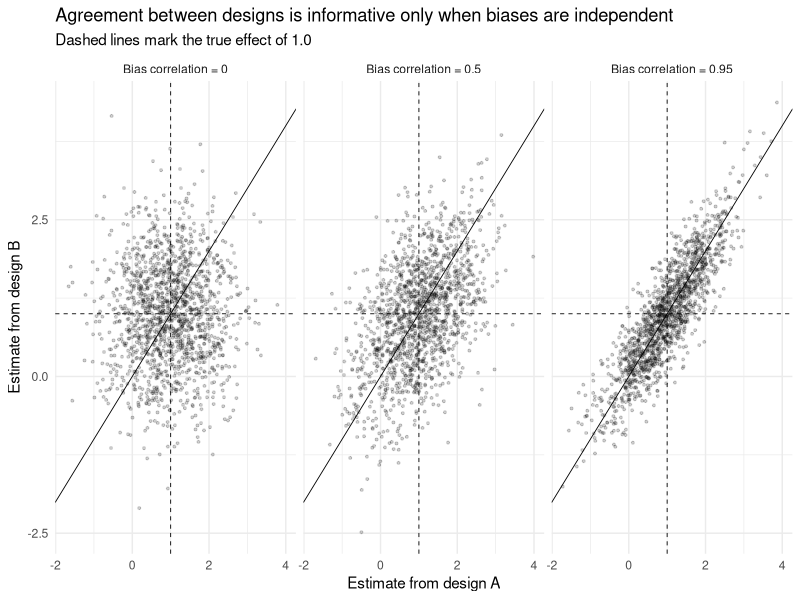

Write the R code that produced this figure.
## ---- chunk 1
#| echo: true
#| message: false
#| warning: false
#| label: fig-ce-agreement
#| fig-cap: "How informative is agreement between two studies? Each panel shows 1,500 pairs of estimates from two biased designs. When the biases are independent (left), agreement near the truth is genuinely diagnostic. When the biases are highly correlated (right), the two designs agree almost perfectly with each other while both being wrong."

library(ggplot2)
set.seed(69)

simulate_pair <- function(n = 1500, truth = 1.0, bias_sd = 0.8,
                          noise_sd = 0.25, rho = 0) {
  # Two designs, each with its own bias draw; rho is the correlation of biases.
  z  <- rnorm(n)
  b1 <- bias_sd * z
  b2 <- bias_sd * (rho * z + sqrt(1 - rho^2) * rnorm(n))
  data.frame(
    est_A = truth + b1 + rnorm(n, 0, noise_sd),
    est_B = truth + b2 + rnorm(n, 0, noise_sd),
    rho   = paste0("Bias correlation = ", rho)
  )
}

pairs_df <- do.call(rbind, lapply(c(0, 0.5, 0.95), function(r)
  simulate_pair(rho = r)))

ggplot(pairs_df, aes(est_A, est_B)) +
  geom_point(alpha = 0.18, size = 0.7) +
  geom_abline(slope = 1, intercept = 0, linewidth = 0.3) +
  geom_hline(yintercept = 1, linetype = "dashed", linewidth = 0.3) +
  geom_vline(xintercept = 1, linetype = "dashed", linewidth = 0.3) +
  facet_wrap(~ rho) +
  labs(x = "Estimate from design A", y = "Estimate from design B",
       title = "Agreement between designs is informative only when biases are independent",
       subtitle = "Dashed lines mark the true effect of 1.0") +
  theme_minimal(base_size = 11)
## ---- chunk 2
#| echo: true
#| message: false
#| warning: false

diagnostic_value <- function(rho, tol_agree = 0.25, tol_truth = 0.35) {
  d <- simulate_pair(n = 40000, rho = rho)
  agree <- abs(d$est_A - d$est_B) < tol_agree
  both_right <- abs(d$est_A - 1) < tol_truth & abs(d$est_B - 1) < tol_truth
  p_given <- mean(both_right[agree])
  p_uncond <- mean(both_right)
  c(rho = rho,
    P_agree = mean(agree),
    P_right_given_agree = p_given,
    P_right_unconditional = p_uncond,
    lift = p_given / p_uncond)
}

round(t(sapply(c(0, 0.5, 0.95), diagnostic_value)), 3)
## ---- chunk 3
#| echo: true
#| message: false
#| warning: false

set.seed(690)

# Five correlated academic outcomes; only the first two carry a true effect.
n <- 2500
treat  <- rbinom(n, 1, 0.5)
common <- rnorm(n)
true_effects <- c(GPA = 0.10, OnTime = 0.09, Major = 0, Credits = 0, Retention = 0)

Y <- sapply(true_effects, function(te)
  te * treat + 0.7 * common + rnorm(n, 0, 1))

pvals <- apply(Y, 2, function(y) coef(summary(lm(y ~ treat)))["treat", 4])

data.frame(
  outcome    = names(pvals),
  p_raw      = round(pvals, 4),
  p_holm     = round(p.adjust(pvals, "holm"), 4),
  p_bh_fdr   = round(p.adjust(pvals, "BH"), 4),
  truth      = ifelse(true_effects > 0, "real", "null")
)
